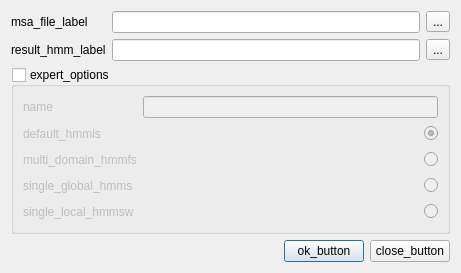
<ui version="4.0" >
 <class>HMMBuildDialog</class>
 <widget class="QDialog" name="HMMBuildDialog" >
  <property name="geometry" >
   <rect>
    <x>0</x>
    <y>0</y>
    <width>461</width>
    <height>269</height>
   </rect>
  </property>
  <property name="windowTitle" >
   <string>hmmbuild_dialog_title</string>
  </property>
  <layout class="QVBoxLayout" name="verticalLayout" >
   <item>
    <layout class="QGridLayout" name="gridLayout_2" >
     <item row="0" column="0" >
      <widget class="QLabel" name="msaFileLabel" >
       <property name="text" >
        <string>msa_file_label</string>
       </property>
      </widget>
     </item>
     <item row="0" column="1" >
      <widget class="QLineEdit" name="msaFileEdit" />
     </item>
     <item row="0" column="2" >
      <widget class="QToolButton" name="msaFileButton" >
       <property name="text" >
        <string>...</string>
       </property>
      </widget>
     </item>
     <item row="1" column="0" >
      <widget class="QLabel" name="label_2" >
       <property name="text" >
        <string>result_hmm_label</string>
       </property>
      </widget>
     </item>
     <item row="1" column="1" >
      <widget class="QLineEdit" name="resultFileEdit" />
     </item>
     <item row="1" column="2" >
      <widget class="QToolButton" name="resultFileButton" >
       <property name="text" >
        <string>...</string>
       </property>
      </widget>
     </item>
    </layout>
   </item>
   <item>
    <widget class="QGroupBox" name="expertGroup" >
     <property name="title" >
      <string>expert_options</string>
     </property>
     <property name="checkable" >
      <bool>true</bool>
     </property>
     <property name="checked" >
      <bool>false</bool>
     </property>
     <layout class="QGridLayout" name="gridLayout" >
      <item row="0" column="0" >
       <widget class="QLabel" name="label_5" >
        <property name="toolTip" >
         <string>name_tip</string>
        </property>
        <property name="statusTip" >
         <string>name_tip</string>
        </property>
        <property name="whatsThis" >
         <string>name_tip</string>
        </property>
        <property name="text" >
         <string>name</string>
        </property>
       </widget>
      </item>
      <item row="0" column="1" colspan="2" >
       <widget class="QLineEdit" name="nameEdit" >
        <property name="toolTip" >
         <string>name_tip</string>
        </property>
        <property name="statusTip" >
         <string>name_tip</string>
        </property>
        <property name="whatsThis" >
         <string>name_tip</string>
        </property>
       </widget>
      </item>
      <item row="1" column="0" >
       <widget class="QLabel" name="label_7" >
        <property name="toolTip" >
         <string>default_hmmls_tip</string>
        </property>
        <property name="statusTip" >
         <string>default_hmmls_tip</string>
        </property>
        <property name="whatsThis" >
         <string>default_hmmls_tip</string>
        </property>
        <property name="text" >
         <string>default_hmmls</string>
        </property>
       </widget>
      </item>
      <item row="1" column="1" >
       <spacer name="horizontalSpacer_5" >
        <property name="orientation" >
         <enum>Qt::Horizontal</enum>
        </property>
        <property name="sizeHint" stdset="0" >
         <size>
          <width>478</width>
          <height>20</height>
         </size>
        </property>
       </spacer>
      </item>
      <item row="1" column="2" >
       <widget class="QRadioButton" name="hmmlsButton" >
        <property name="toolTip" >
         <string>default_hmmls_tip</string>
        </property>
        <property name="statusTip" >
         <string>default_hmmls_tip</string>
        </property>
        <property name="whatsThis" >
         <string>default_hmmls_tip</string>
        </property>
        <property name="text" >
         <string/>
        </property>
        <property name="checked" >
         <bool>true</bool>
        </property>
       </widget>
      </item>
      <item row="2" column="0" >
       <widget class="QLabel" name="label_3" >
        <property name="toolTip" >
         <string>multi_domain_hmmfs_tip</string>
        </property>
        <property name="statusTip" >
         <string>multi_domain_hmmfs_tip</string>
        </property>
        <property name="whatsThis" >
         <string>multi_domain_hmmfs_tip</string>
        </property>
        <property name="text" >
         <string>multi_domain_hmmfs</string>
        </property>
       </widget>
      </item>
      <item row="2" column="1" >
       <spacer name="horizontalSpacer_2" >
        <property name="orientation" >
         <enum>Qt::Horizontal</enum>
        </property>
        <property name="sizeHint" stdset="0" >
         <size>
          <width>222</width>
          <height>20</height>
         </size>
        </property>
       </spacer>
      </item>
      <item row="2" column="2" >
       <widget class="QRadioButton" name="hmmfsButton" >
        <property name="toolTip" >
         <string>multi_domain_hmmfs_tip</string>
        </property>
        <property name="statusTip" >
         <string>multi_domain_hmmfs_tip</string>
        </property>
        <property name="whatsThis" >
         <string>multi_domain_hmmfs_tip</string>
        </property>
        <property name="text" >
         <string/>
        </property>
       </widget>
      </item>
      <item row="3" column="0" >
       <widget class="QLabel" name="label_4" >
        <property name="toolTip" >
         <string>single_global_hmms_tip</string>
        </property>
        <property name="statusTip" >
         <string>single_global_hmms_tip</string>
        </property>
        <property name="whatsThis" >
         <string>single_global_hmms_tip</string>
        </property>
        <property name="text" >
         <string>single_global_hmms</string>
        </property>
       </widget>
      </item>
      <item row="3" column="1" >
       <spacer name="horizontalSpacer_3" >
        <property name="orientation" >
         <enum>Qt::Horizontal</enum>
        </property>
        <property name="sizeHint" stdset="0" >
         <size>
          <width>222</width>
          <height>20</height>
         </size>
        </property>
       </spacer>
      </item>
      <item row="3" column="2" >
       <widget class="QRadioButton" name="hmmsButton" >
        <property name="toolTip" >
         <string>single_global_hmms_tip</string>
        </property>
        <property name="statusTip" >
         <string>single_global_hmms_tip</string>
        </property>
        <property name="whatsThis" >
         <string>single_global_hmms_tip</string>
        </property>
        <property name="text" >
         <string/>
        </property>
       </widget>
      </item>
      <item row="4" column="0" >
       <widget class="QLabel" name="label_6" >
        <property name="toolTip" >
         <string>single_local_hmmsw_tip</string>
        </property>
        <property name="statusTip" >
         <string>single_local_hmmsw</string>
        </property>
        <property name="whatsThis" >
         <string>single_local_hmmsw</string>
        </property>
        <property name="text" >
         <string>single_local_hmmsw</string>
        </property>
       </widget>
      </item>
      <item row="4" column="1" >
       <spacer name="horizontalSpacer_4" >
        <property name="orientation" >
         <enum>Qt::Horizontal</enum>
        </property>
        <property name="sizeHint" stdset="0" >
         <size>
          <width>222</width>
          <height>20</height>
         </size>
        </property>
       </spacer>
      </item>
      <item row="4" column="2" >
       <widget class="QRadioButton" name="hmmswButton" >
        <property name="toolTip" >
         <string>single_local_hmmsw</string>
        </property>
        <property name="statusTip" >
         <string>single_local_hmmsw</string>
        </property>
        <property name="whatsThis" >
         <string>single_local_hmmsw</string>
        </property>
        <property name="text" >
         <string/>
        </property>
       </widget>
      </item>
     </layout>
    </widget>
   </item>
   <item>
    <spacer name="verticalSpacer" >
     <property name="orientation" >
      <enum>Qt::Vertical</enum>
     </property>
     <property name="sizeHint" stdset="0" >
      <size>
       <width>20</width>
       <height>21</height>
      </size>
     </property>
    </spacer>
   </item>
   <item>
    <layout class="QHBoxLayout" name="horizontalLayout" >
     <item>
      <widget class="QLabel" name="statusLabel" >
       <property name="text" >
        <string/>
       </property>
      </widget>
     </item>
     <item>
      <spacer name="horizontalSpacer" >
       <property name="orientation" >
        <enum>Qt::Horizontal</enum>
       </property>
       <property name="sizeHint" stdset="0" >
        <size>
         <width>40</width>
         <height>20</height>
        </size>
       </property>
      </spacer>
     </item>
     <item>
      <widget class="QPushButton" name="okButton" >
       <property name="text" >
        <string>ok_button</string>
       </property>
      </widget>
     </item>
     <item>
      <widget class="QPushButton" name="cancelButton" >
       <property name="text" >
        <string>close_button</string>
       </property>
      </widget>
     </item>
    </layout>
   </item>
  </layout>
 </widget>
 <resources/>
 <connections>
  <connection>
   <sender>cancelButton</sender>
   <signal>clicked()</signal>
   <receiver>HMMBuildDialog</receiver>
   <slot>reject()</slot>
   <hints>
    <hint type="sourcelabel" >
     <x>543</x>
     <y>220</y>
    </hint>
    <hint type="destinationlabel" >
     <x>296</x>
     <y>121</y>
    </hint>
   </hints>
  </connection>
 </connections>
</ui>
